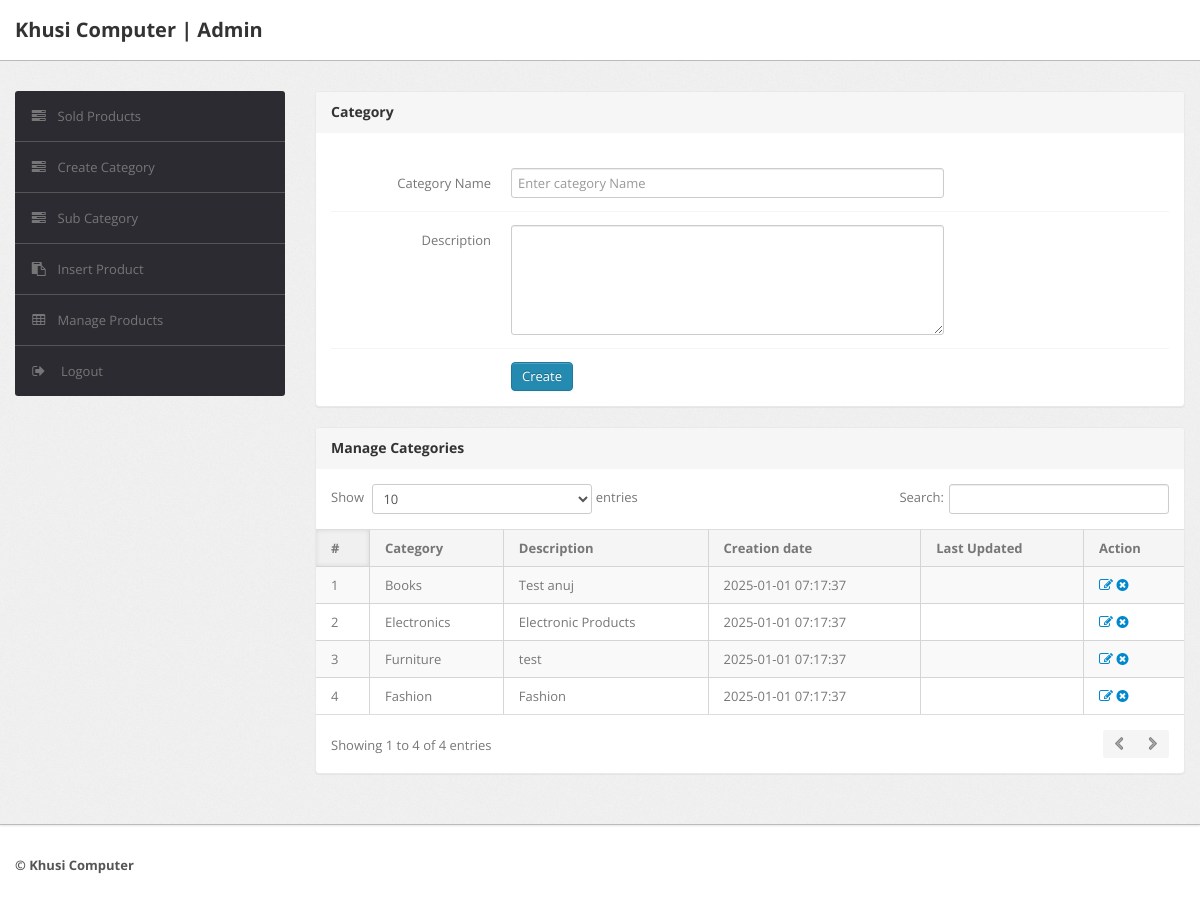
Before: /shopping/admin/category.php (signed in) with the older database file.
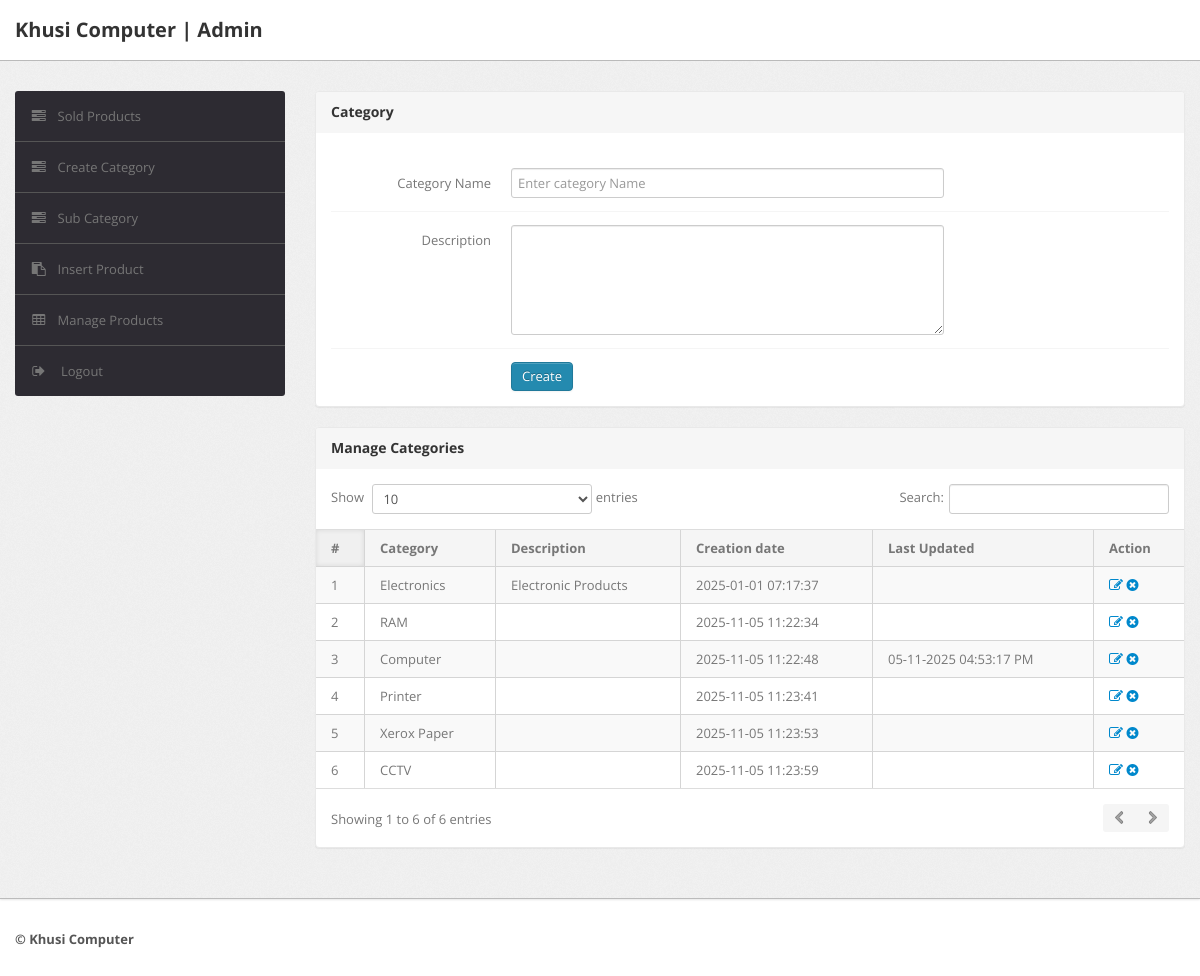
After: the same page with the newer database file.
### tables this page shows
CREATE TABLE `category` (
  `id` int(11) NOT NULL,
  `categoryName` varchar(255) NOT NULL,
  `categoryDescription` longtext DEFAULT NULL,
  `creationDate` timestamp NOT NULL DEFAULT current_timestamp(),
  `updationDate` varchar(255) DEFAULT NULL
);

### shopping/admin/category.php (the view, shortened to what this page needs)
<?php
include('include/config.php');
if(strlen($_SESSION['alogin'])==0)
	{
header('location:index.php');
}
else{
?>
<!DOCTYPE html>
<html lang="en">
<head>
	<link type="text/css" href="bootstrap/css/bootstrap.min.css" rel="stylesheet">
	<link type="text/css" href="bootstrap/css/bootstrap-responsive.min.css" rel="stylesheet">
	<link type="text/css" href="css/theme.css" rel="stylesheet">
	<link type="text/css" href="images/icons/css/font-awesome.css" rel="stylesheet">
</head>
<body>
<?php include('include/header.php');?>
	<div class="wrapper">
		<div class="container">
			<div class="row">
<?php include('include/sidebar.php');?>
			<div class="span9">
					<div class="content">
						<div class="module">
							<div class="module-head">
								<h3>Category</h3>
							</div>
							<div class="module-body">
									<br />
			<form class="form-horizontal row-fluid" name="Category" method="post" >
<div class="control-group">
<label class="control-label" for="basicinput">Category Name</label>
<div class="controls">
<input type="text" placeholder="Enter category Name"  name="category" class="span8 tip" required>
</div>
</div>
<div class="control-group">
											<label class="control-label" for="basicinput">Description</label>
											<div class="controls">
												<textarea class="span8" name="description" rows="5"></textarea>
											</div>
										</div>
	<div class="control-group">
											<div class="controls">
												<button type="submit" name="submit" class="btn btn-primary">Create</button>
											</div>
										</div>
									</form>
							</div>
						</div>
	<div class="module">
							<div class="module-head">
								<h3>Manage Categories</h3>
							</div>
							<div class="module-body table">
								<table cellpadding="0" cellspacing="0" border="0" class="datatable-1 table table-bordered table-striped	 display" width="100%">
									<thead>
										<tr>
											<th>#</th>
											<th>Category</th>
											<th>Description</th>
											<th>Creation date</th>
											<th>Last Updated</th>
											<th>Action</th>
										</tr>
									</thead>
									<tbody>
<?php $query=mysqli_query($con,"select * from category");
$cnt=1;
while($row=mysqli_fetch_array($query))
{
?>
										<tr>
											<td><?php echo htmlentities($cnt);?></td>
											<td><?php echo htmlentities($row['categoryName']);?></td>
											<td><?php echo htmlentities($row['categoryDescription']);?></td>
											<td> <?php echo htmlentities($row['creationDate']);?></td>
											<td><?php echo htmlentities($row['updationDate']);?></td>
											<td>
											<a href="edit-category.php?id=<?php echo $row['id']?>" ><i class="icon-edit"></i></a>
											<a href="category.php?id=<?php echo $row['id']?>&del=delete" onClick="return confirm('Are you sure you want to delete?')"><i class="icon-remove-sign"></i></a></td>
										</tr>
										<?php $cnt=$cnt+1; } ?>
								</table>
							</div>
						</div>
					</div>
				</div>
			</div>
		</div>
	</div>
<?php include('include/footer.php');?>
</body>
<?php } ?>

Changed rows visible on the page:
removed category: categoryName "Books", categoryDescription "Test anuj", creationDate "2025-01-01 07:17:37"
removed category: categoryName "Furniture", categoryDescription "test", creationDate "2025-01-01 07:17:37"
removed category: categoryName "Fashion", categoryDescription "Fashion", creationDate "2025-01-01 07:17:37"
added category: categoryName "RAM", creationDate "2025-11-05 11:22:34"
added category: categoryName "Computer", creationDate "2025-11-05 11:22:48", updationDate "05-11-2025 04:53:17 PM"
added category: categoryName "Printer", creationDate "2025-11-05 11:23:41"
added category: categoryName "Xerox Paper", creationDate "2025-11-05 11:23:53"
added category: categoryName "CCTV", creationDate "2025-11-05 11:23:59"
Other visible differences:
text written by a page script: "Show entries Search: Showing 1 to 4 of 4 entries" → "Show entries Search: Showing 1 to 6 of 6 entries"
